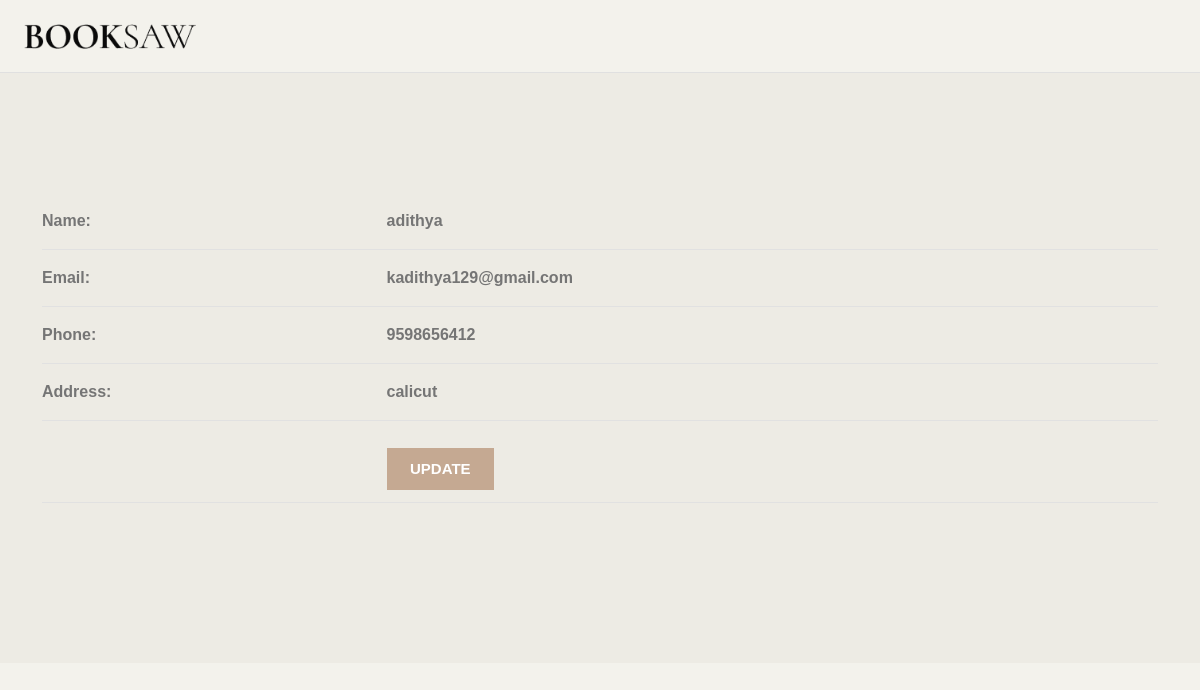
The app's page /customer_profile/1 with its own data.
### bookstore_app/models.py (models this page shows)
class Customer(models.Model):
    user = models.OneToOneField(Login_view,on_delete=models.CASCADE)
    name = models.CharField(max_length=20)
    email = models.EmailField()
    phone = models.CharField(max_length=10)
    address = models.CharField(max_length=50)

### bookstore_app/customer_views.py (the view)
# urls.py: path('customer_profile/<int:id>',customer_views.customer_profile,name="customer_profile"),
def customer_profile(request,id):
    data = Customer.objects.get(user_id=id)
    return render(request, 'customer/profile.html', {'user': data})

### templates/customer/profile.html (shortened to what this page needs)
{% extends 'base.html' %}
{%load crispy_forms_tags %}
{% block content %}
<section id="best-selling" class="leaf-pattern-overlay">
		<div class="container">
			<div class="row justify-content-center">
				<table>
					<tr>
						<th>Name:</th>
						<th>{{ user.name }}</th>
					</tr>
					<tr>
						<th>Email:</th>
						<th>{{ user.email }}</th>
					</tr>
					<tr>
						<th>Phone:</th>
						<th>{{ user.phone }}</th>
					</tr>
					<tr>
						<th>Address:</th>
						<th>{{ user.address }}</th>
					</tr>
					<tr>
						<th></th>
						<th><a href="{% url 'customer_update' user.id%} "  class="btn btn-primary">Update</a> </th>
					</tr>
				</table>
            </div>
		</div>
	</section>
{% endblock %}

### static/style.css (style rules this page uses)
:root { --header-height: 160px; --header-height-min: 80px; }
:root { --accent-color: #C5A992; --secondary-color: #C5A992; --dark-color: #2f2f2f; --light-color: #F3F2EC; --body-text-color: #757575; --light-text-color: #afafaf; --dark-text-color: #2f2f2f; }
:root { --body-font: "Raleway", sans-serif; --heading-font: "Prata", Georgia, serif; --secondary-font: "Playfair Display", Georgia, serif; }
:root, [data-bs-theme=light] { --heading-font: "Prata", Georgia, serif; --heading-font-weight: 400; --heading-color: var(--bs-dark); --heading-line-height: 1.1; --swiper-theme-color: var(--bs-primary); --custom-easing: cubic-bezier(.17, .67, .83, .67); --bs-body-font-family: "Raleway", arial, sans-serif; --bs-body-font-size: 0.9rem; --bs-body-font-weight: 400; --bs-body-line-height: 1.7; --bs-body-color: #333; --bs-body-color-rgb: 51, 51, 51; --bs-primary: #C5A992; --bs-primary-dark: #C5A992; --bs-secondary: #C5A992; --bs-black: #111; --bs-light: #F1F1F0; --bs-dark: #212529; --bs-gray: #949494; --bs-gray-dark: #51565b; --bs-primary-rgb: 169, 128, 115; --bs-secondary-rgb: 253, 238, 233; --bs-black-rgb: 17, 17, 17; --bs-light-rgb: 241, 241, 240; --bs-dark-rgb: 33, 37, 41; --bs-link-color: var(--bs-dark); --bs-link-color-rgb: 17, 17, 17; --bs-link-decoration: underline; --bs-link-hover-color: var(--bs-primary); --bs-link-hover-color-rgb: 169, 128, 115; }
.container, .container-fluid, .container-lg, .container-md, .container-sm, .container-xl, .container-xxl { --bs-gutter-x: 2.5rem; }
a { text-decoration: none; transition: all 0.3s ease-out; }
.btn { --bs-btn-border-radius: 0; }
.btn-primary { --bs-btn-color: #fff; --bs-btn-bg: var(--bs-primary); --bs-btn-border-color: var(--bs-primary); --bs-btn-hover-color: #fff; --bs-btn-hover-bg: var(--bs-primary-dark); --bs-btn-hover-border-color: var(--bs-primary-dark); --bs-btn-focus-shadow-rgb: 49, 132, 253; --bs-btn-active-color: #fff; --bs-btn-active-bg: var(--bs-secondary); --bs-btn-active-border-color: var(--bs-secondary); --bs-btn-active-shadow: inset 0 3px 5px rgba(0, 0, 0, 0.125); --bs-btn-disabled-color: #fff; --bs-btn-disabled-bg: var(--bs-primary); --bs-btn-disabled-border-color: var(--bs-primary); }
.container, .container-fluid, .container-lg, .container-md, .container-sm, .container-xl, .container-xxl { --bs-gutter-x: 3rem; }
*, *::before, *::after { -webkit-box-sizing: border-box; -moz-box-sizing: border-box; box-sizing: border-box; }
html { box-sizing: border-box; }
body { font-family: var(--body-font); font-size: 16px; line-height: 2; color: var(--body-text-color); background-color: var(--light-color); }
a { color: var(--accent-color); transition: 0.3s color ease-out; }
::placeholder { color: #999; }
.container::after, .row::after, .clearfix::after { display: block; clear: both; content: ""; }
th, td { padding: 12px 15px; text-align: left; border-bottom: 1px solid #E1E1E1; }
th:first-child, td:first-child { padding-left: 0; }
th:last-child, td:last-child { padding-right: 0; }
pre, blockquote, dl, figure, table, p, ul, ol, form { margin-bottom: 2.5rem; }
a.btn, input[type="button"], input[type="submit"], input[type="reset"], input[type="file"], button { background-image: none; background: var(--accent-color); text-decoration: none !important; display: inline-block; position: relative; border: 1px solid transparent; border-radius: 0; padding: 0.75em 1.5em; margin-top: 15px; font-size: 15px; font-weight: bold; line-height: normal; text-align: center; text-transform: uppercase; color: #fff; z-index: 1; cursor: pointer; white-space: nowrap; vertical-align: middle; -webkit-transition: all 0.3s ease-in; transition: all 0.3s ease-in; -ms-touch-action: manipulation; touch-action: manipulation; -webkit-user-select: none; -moz-user-select: none; -ms-user-select: none; user-select: none; }
.btn:last-child { margin-right: 0; }
.leaf-pattern-overlay { background-image: url(images/leaf.png); background-repeat: no-repeat; background-position: bottom left; }
#best-selling { background: #EDEBE4; padding: 120px 0; }

### records on screen
Customer: name "adithya", email "kadithya129@gmail.com", phone "9598656412", address "calicut"
